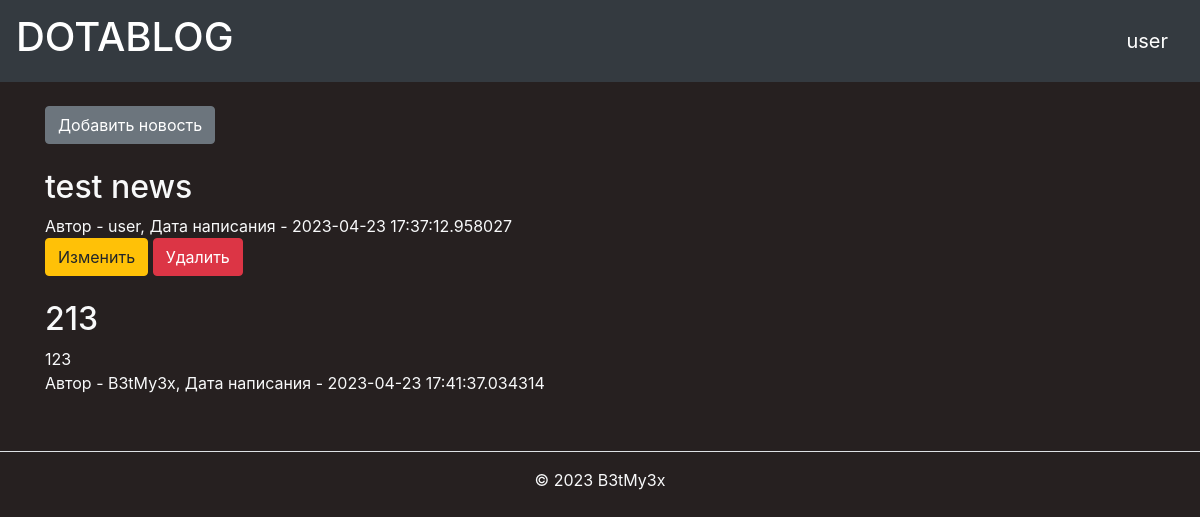
Page /feed (signed in) on the earlier database version.
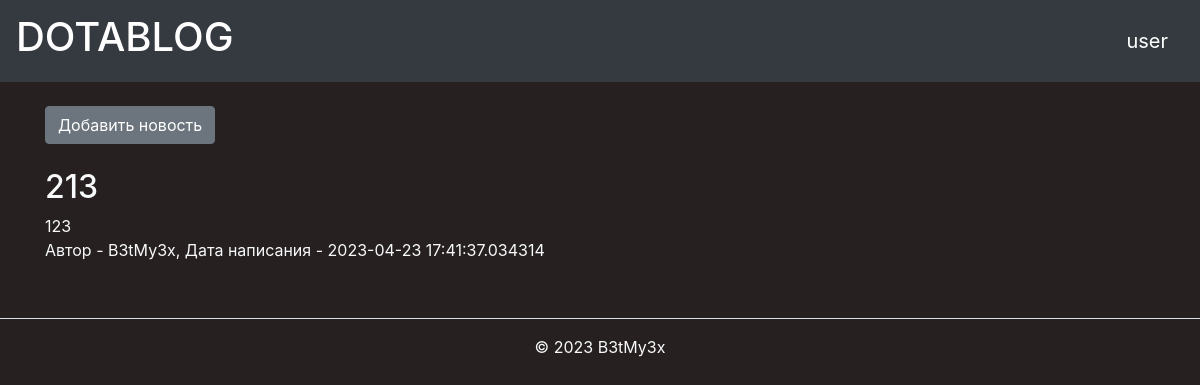
Same page on the later database version.
### data/users.py (models this page shows, shortened)
class User(SqlAlchemyBase, UserMixin):
    __tablename__ = 'users'
    id = sqlalchemy.Column(sqlalchemy.Integer,
                           primary_key=True, autoincrement=True)
    name = sqlalchemy.Column(sqlalchemy.String, nullable=True)
    about = sqlalchemy.Column(sqlalchemy.String, nullable=True)
    email = sqlalchemy.Column(sqlalchemy.String,
                              index=True, unique=True, nullable=True)
    hashed_password = sqlalchemy.Column(sqlalchemy.String, nullable=True)
    created_date = sqlalchemy.Column(sqlalchemy.DateTime,
                                     default=datetime.datetime.now)
    role = sqlalchemy.Column(sqlalchemy.String,
                              index=True, unique=True, nullable=True)
    news = orm.relationship("News", back_populates='user')

### data/news.py (models this page shows)
class News(SqlAlchemyBase):
    __tablename__ = 'news'
    categories = orm.relationship("Category",
                                  secondary="association",
                                  backref="news")
    id = sqlalchemy.Column(sqlalchemy.Integer,
                           primary_key=True, autoincrement=True)
    title = sqlalchemy.Column(sqlalchemy.String, nullable=True)
    content = sqlalchemy.Column(sqlalchemy.String, nullable=True)
    created_date = sqlalchemy.Column(sqlalchemy.DateTime,
                                     default=datetime.datetime.now)
    is_private = sqlalchemy.Column(sqlalchemy.Boolean, default=True)
    user_id = sqlalchemy.Column(sqlalchemy.Integer,
                                sqlalchemy.ForeignKey("users.id"))
    user = orm.relationship('User')

### main.py (the view)
@app.route("/feed")
def index():
    db_sess = db_session.create_session()
    news = db_sess.query(News).filter(News.is_private != True)
    return render_template("index.html", news=news, role=is_admin(), true=True)
    if current_user.is_authenticated:
        news = db_sess.query(News).filter(
            (News.user == current_user) | (News.is_private != True))
    else:
        news = db_sess.query(News).filter(News.is_private != True)

### data/db_session.py (called while the page is built)
def create_session() -> Session:
    global __factory
    return __factory()

### main.py (called while the page is built)
def is_admin():
    db_sess = db_session.create_session()
    user = db_sess.query(User).filter(User.id == current_user.get_id()).first()
    if user.role == "admin":
        return True
    return False

@login_manager.user_loader
def load_user(user_id):
    db_sess = db_session.create_session()
    return db_sess.query(User).get(user_id)

### templates/index.html
{% extends "base.html" %}
{% block content %}
{% if current_user.is_authenticated %}
    <br>
    <a href="news" class="btn btn-secondary">Добавить новость</a>
    <br>
{% endif %}
{% for item in news%}
<br>
<div class="col-md6">
    <h2>{{item.title}}</h2>
    <div>
        {{item.content}}
    </div>
    <div>
        Автор - {{item.user.name}}, Дата написания - {{item.created_date}}
    </div>
    {% if (current_user.is_authenticated and current_user == item.user) or role == true%}
    <div>
        <a href="/news/{{ item.id }}" class="btn btn-warning">
            Изменить
        </a>
        <a href="/news_delete/{{ item.id }}" class="btn btn-danger">
            Удалить
        </a>
    </div>
{% endif %}
</div>
{% endfor %}
{% endblock %}

### templates/base.html (shortened to what this page needs)
<!doctype html>
<html lang="en">
<head>
    <link rel="stylesheet"
          href="https://stackpath.bootstrapcdn.com/bootstrap/4.4.1/css/bootstrap.min.css"
>
</head>
<body style="color:#f8f9fa; background-color:#262020 ">
<header>
    <nav class="navbar navbar-dark bg-dark">
        <a class="navbar-brand" href="#"><h1>DOTABLOG</h1></a>
        {% if current_user.is_authenticated %}
    <a class="navbar-brand" href="/logout">{{ current_user.name }}</a>
{% else %}
    <p>
        <a class="btn btn-secondary" href="/register">Зарегистрироваться</a>
        <a class="btn btn-danger" href="/login">Войти</a>
    </p>
{% endif %}
    </nav>
</header>
<main role="main" class="container">
    {% block content %}{% endblock %}
</main>
</body>
<footer class="py-3 my-4">
    <ul class="nav justify-content-center border-bottom pb-3 mb-3">
    </ul>
    <p class="text-center text-body-secondary">© 2023 B3tMy3x</p>
  </footer>
</html>

Differences in the rows shown:
removed News: title "test news", user.name "user", created_date "2023-04-23 17:37:12.958027"
